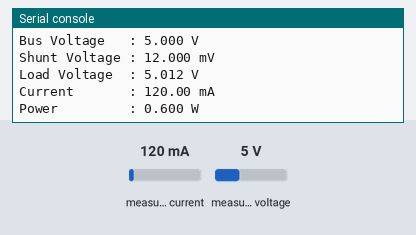
Simulated run of this program. Board: ESP32 board running MicroPython. Shown: the last lines printed to the serial console. Inputs (shaded band) come from the test bench; at power-on: measured current 120 mA, measured voltage 5 V.

Above: at 1.7 s.
1.8 s: measured current set to 40 mA
At 3.1 s:
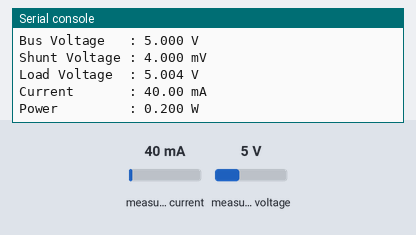
3.3 s: measured voltage set to 0.3 V
At 4.4 s:
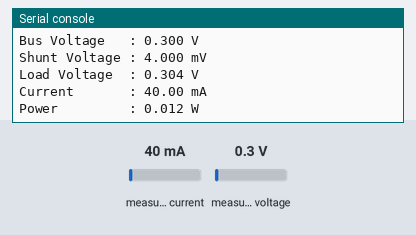
4.8 s: measured current set to 500 mA
At 6.4 s:
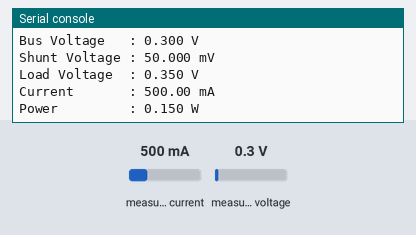
Timing chart, 0 to 7.9 s (numbered marks = the images above; inputs shaded):
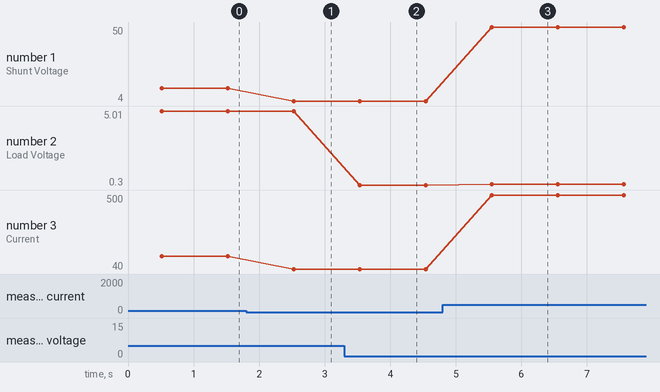

The program:

INA219_C3.py
```python
from machine import Pin, I2C
import time


class INA219:
    REG_CONFIG = 0x00
    REG_SHUNT_VOLTAGE = 0x01
    REG_BUS_VOLTAGE = 0x02
    REG_POWER = 0x03
    REG_CURRENT = 0x04
    REG_CALIBRATION = 0x05

    def __init__(self, i2c, address=0x40):
        self.i2c = i2c
        self.address = address

        # Calibration for common INA219 breakout:
        # Shunt resistor = 0.1 ohm
        # Max expected current ≈ 3.2 A
        self.current_lsb = 0.0001       # 100 uA per bit
        self.power_lsb = self.current_lsb * 20

        # calibration = 0.04096 / (current_lsb * shunt_resistance)
        self.calibration_value = 4096

        self.configure()

    def write_register(self, reg, value):
        data = bytes([
            (value >> 8) & 0xFF,
            value & 0xFF
        ])
        self.i2c.writeto_mem(self.address, reg, data)

    def read_register(self, reg):
        data = self.i2c.readfrom_mem(self.address, reg, 2)
        return (data[0] << 8) | data[1]

    def read_signed_register(self, reg):
        value = self.read_register(reg)

        if value > 32767:
            value -= 65536

        return value

    def configure(self):
        # 32 V bus range
        # +/-320 mV shunt range
        # 12-bit ADC
        # Continuous shunt + bus voltage measurement
        config = 0x399F

        self.write_register(self.REG_CONFIG, config)
        self.write_register(
            self.REG_CALIBRATION,
            self.calibration_value
        )

    def shunt_voltage_mv(self):
        raw = self.read_signed_register(self.REG_SHUNT_VOLTAGE)

        # 10 uV per bit
        return raw * 0.01

    def bus_voltage_v(self):
        raw = self.read_register(self.REG_BUS_VOLTAGE)

        # Ignore CNVR and OVF bits
        raw >>= 3

        # 4 mV per bit
        return raw * 0.004

    def current_a(self):
        # Rewrite calibration in case device reset
        self.write_register(
            self.REG_CALIBRATION,
            self.calibration_value
        )

        raw = self.read_signed_register(self.REG_CURRENT)

        return raw * self.current_lsb

    def current_ma(self):
        return self.current_a() * 1000

    def power_w(self):
        self.write_register(
            self.REG_CALIBRATION,
            self.calibration_value
        )

        raw = self.read_register(self.REG_POWER)

        return raw * self.power_lsb

    def load_voltage_v(self):
        return self.bus_voltage_v() + (
            self.shunt_voltage_mv() / 1000
        )


# --------------------------------------------------
# XIAO ESP32-C3 I2C
# D4 = GPIO6 = SDA
# D5 = GPIO7 = SCL
# --------------------------------------------------

i2c = I2C(
    0,
    sda=Pin(6),
    scl=Pin(7),
    freq=100000
)

print("\nINA219 Current Monitor")
print("----------------------")

devices = i2c.scan()

if 0x40 not in devices:
    print("ERROR: INA219 not detected!")
    print("Detected devices:", [hex(x) for x in devices])

    while True:
        time.sleep(1)

print("INA219 detected at address 0x40")

ina219 = INA219(i2c)

time.sleep(0.5)

while True:
    try:
        bus_voltage = ina219.bus_voltage_v()
        shunt_voltage = ina219.shunt_voltage_mv()
        current = ina219.current_ma()
        power = ina219.power_w()
        load_voltage = ina219.load_voltage_v()

        print("\n---------------------------")
        print("Bus Voltage   : {:.3f} V".format(bus_voltage))
        print("Shunt Voltage : {:.3f} mV".format(shunt_voltage))
        print("Load Voltage  : {:.3f} V".format(load_voltage))
        print("Current       : {:.2f} mA".format(current))
        print("Power         : {:.3f} W".format(power))

    except Exception as e:
        print("INA219 read error:", e)

    time.sleep(1)
```

Measured:
- after the input at 1.8 s, the serial console: prints a new line after 0.73 s (image 1)
- after the input at 3.3 s, the serial console: prints a new line after 0.24 s (image 2)
- after the input at 4.8 s, the serial console: prints a new line after 0.75 s (image 3)
- plotted number 1: 12 → 4 after the input at 1.8 s, 4 → 50 after the input at 4.8 s
- plotted number 2: 5.01 → 5 after the input at 1.8 s, 5 → 0.3 after the input at 3.3 s, 0.3 → 0.35 after the input at 4.8 s
- plotted number 3: 40 → 500 after the input at 4.8 s
